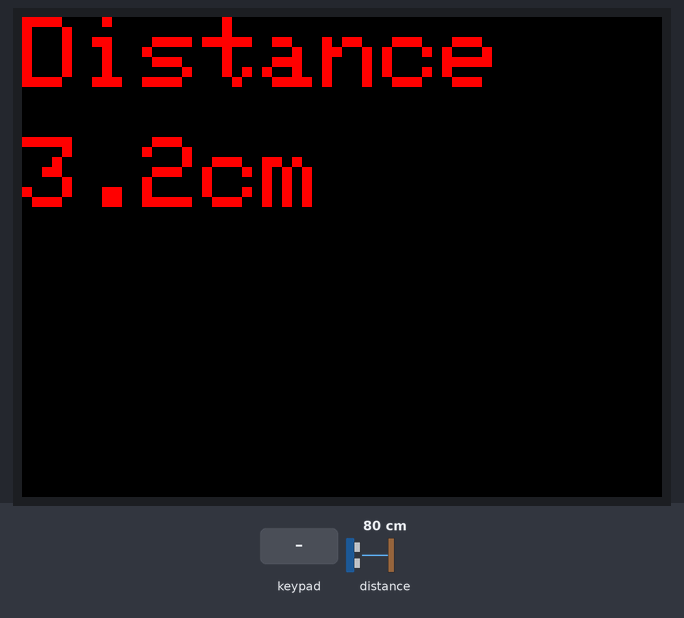
A sketch run on a simulated ESP32. On the bench: 320×240 colour display. The test bench sets the inputs (shaded band); at power-on: distance to the obstacle 80 cm. What the sketch prints to the serial monitor is not drawn. At 8.8 s the program puts the board to deep sleep or switches it off; the recording ends there.

Above: at 2.5 s.
2.6 s: key 'B' pressed
At 5.2 s:
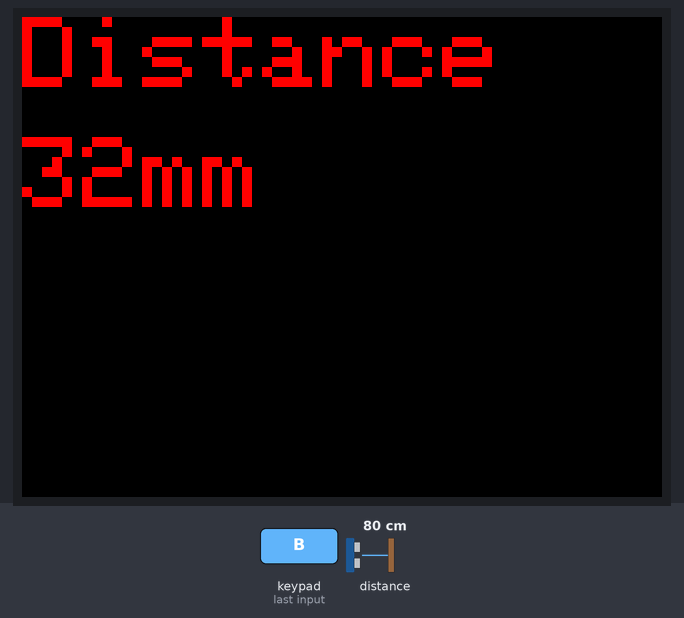
5.3 s: key 'C' pressed
At 6.8 s:
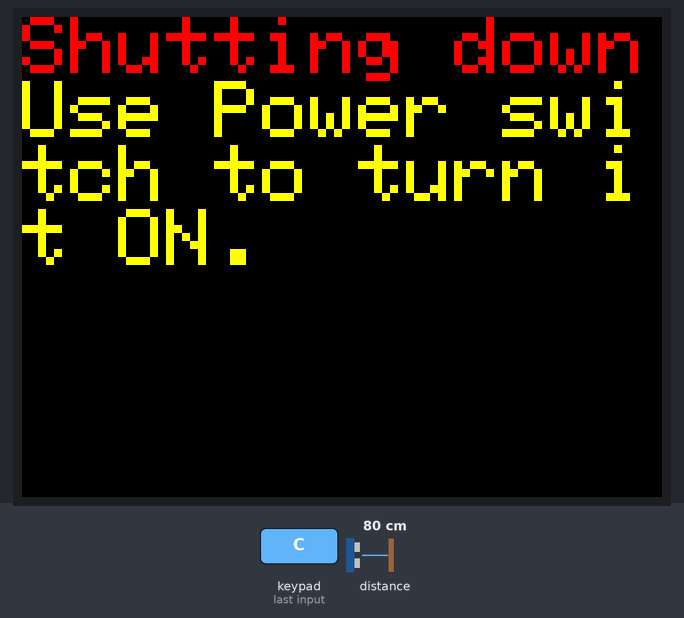
Timing chart, 0 to 8.3 s (numbered marks = the images above; inputs shaded):
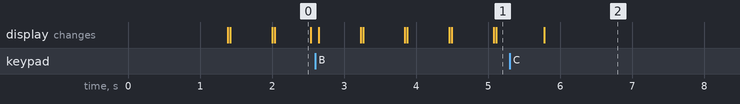

Measured:
- after the input at 2.6 s, the display: changes after 0.05 s (image 1)
- after the input at 5.3 s, the display: changes after 0.48 s (image 2)
- what the display in image 0 shows lasts 0.5 s, from 2.0 s to 2.5 s

The sketch:

M5Stick_Sensor_Distance_Meter.ino
```cpp
// (licence header left out)
#include <M5Core2.h>

#include <Wire.h>

#include <VL53L0X.h>

VL53L0X sensor;
const uint8_t maximumDistance = 800;///mm 800mm=80cm
uint8_t type = 2;// 1=mm , 2= cm
char *unit[]={"mm","cm"};// variable for unit, mm or cm

float distanceCm;
uint8_t distance;

void printOnSerial();

//setup() runs only once.
void setup() {

  M5.begin();
  M5.Lcd.fillScreen(YELLOW);
  M5.Lcd.setTextColor(RED);
  M5.Lcd.print("Robojax");
  M5.Lcd.print("Distance");
  M5.Lcd.setTextSize(5);
  M5.Lcd.fillScreen(BLACK);

  Wire.begin();        // join i2c bus (address optional for master)
  Serial.println("VLX53LOX test started.");

  Serial.begin(9600);


  sensor.init();
  sensor.setTimeout(500);

  // Start continuous back-to-back mode (take readings as
  // fast as possible).  To use continuous timed mode
  // instead, provide a desired inter-measurement period in
  // ms (e.g. sensor.startContinuous(100)).
  sensor.startContinuous();


delay(1000);


}

void loop() {
  M5.Lcd.fillScreen(BLACK);
  M5.Lcd.setCursor(0,0);
  M5.Lcd.print("Distance");

  M5.update();

  if(M5.BtnA.wasPressed())
  {
    type=2;
  }
  if(M5.BtnB.wasPressed())
  {
   type=1;
  }
  if(M5.BtnC.wasPressed())
  {
    M5.Lcd.setCursor(0,0);
    M5.Lcd.setTextSize(4);
    M5.Lcd.fillScreen(BLACK);
    M5.Lcd.print("Shutting down");
    M5.Lcd.setTextColor(YELLOW);
    M5.Lcd.print("");
    M5.Lcd.print("Use Power switch to turn it ON.");
    delay(3000);
    M5.shutdown();
  }

 distance =sensor.readRangeContinuousMillimeters();//get the distance in mm

  if(type==2){
     M5.Lcd.setCursor(0, 60);
    distanceCm =(float) (distance/10.0);//convert distance to cm
    M5.Lcd.printf("%.1f", distanceCm);
    //M5.Lcd.print(distanceCm);
    M5.Lcd.print(unit[type-1]);
  }else{
    M5.Lcd.setCursor(0, 60);
    M5.Lcd.print(distance);
    M5.Lcd.print(unit[type-1]);
  }


  delay(500);
  //printOnSerial();
}

void printOnSerial()
{
      Serial.print("Distance: ");
        if(type==2){
           Serial.print(distanceCm);
        }else{
           Serial.print(distance);
        }
      Serial.print(unit[type-1]);
      Serial.println();
}
```
